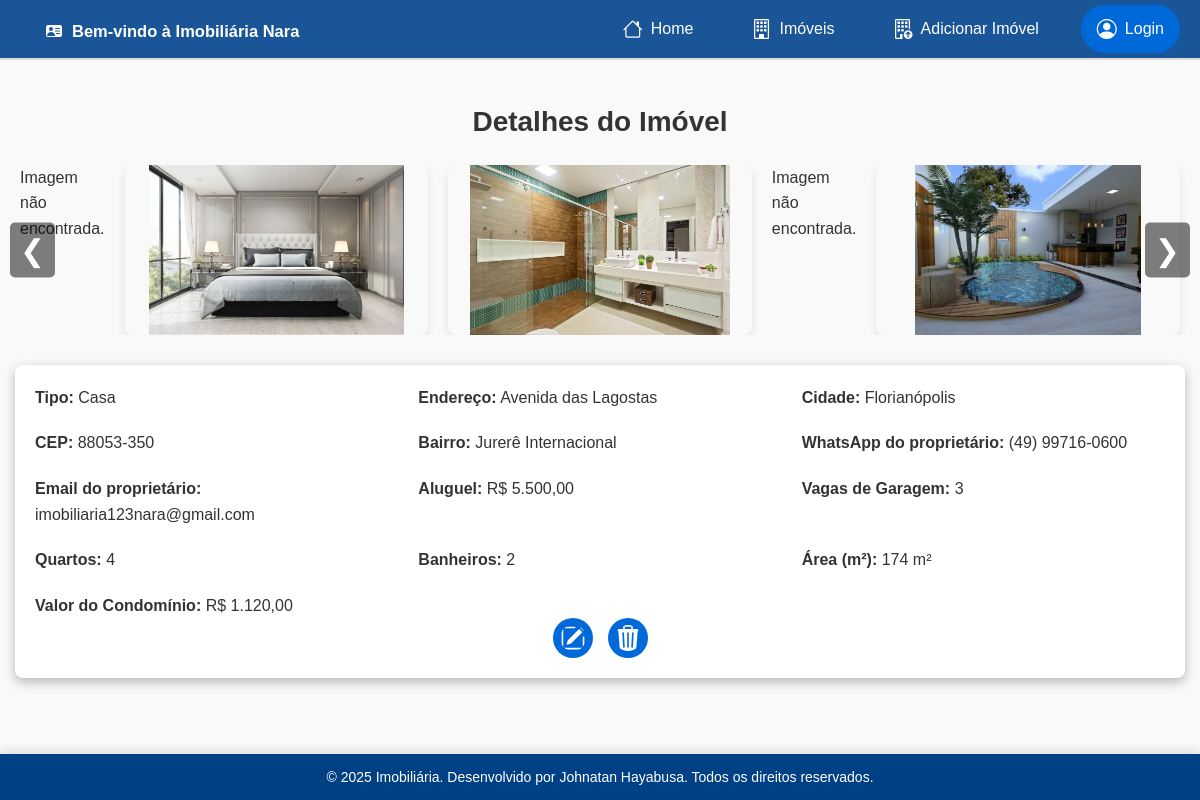
Page /pages/property_details.php?id=21 on the committed database.
### tables this page shows
CREATE TABLE `property` (
  `id` int(11) NOT NULL,
  `type` varchar(50) NOT NULL,
  `address` varchar(255) NOT NULL,
  `city` varchar(100) NOT NULL,
  `postal_code` varchar(10) NOT NULL,
  `neighborhood` varchar(100) NOT NULL,
  `owner_whatsapp` varchar(20) NOT NULL,
  `owner_email` varchar(100) NOT NULL,
  `property_status` varchar(50) NOT NULL,
  `rent_value` decimal(10,2) DEFAULT NULL,
  `sale_value` decimal(10,2) DEFAULT NULL,
  `garage_spaces` int(11) NOT NULL,
  `bedrooms` int(11) NOT NULL,
  `bathrooms` int(11) NOT NULL,
  `area` int(11) NOT NULL,
  `condominium` tinyint(1) NOT NULL DEFAULT 0,
  `condominium_value` decimal(10,2) DEFAULT NULL,
  `created_at` timestamp NOT NULL DEFAULT current_timestamp(),
  `images` text DEFAULT NULL,
  `user_id` int(11) NOT NULL
);

### pages/property_details.php (the view, shortened to what this page needs)
<?php
include('../includes/db.php');
include('../includes/header.php');
if (isset($_GET['id'])) {
    $property_id = $_GET['id'];
    $sql = "SELECT * FROM property WHERE id = :id";
    $stmt = $pdo->prepare($sql);
    $stmt->execute([':id' => $property_id]);
    $property = $stmt->fetch();
    if ($property) {
?>
        <!DOCTYPE html>
        <html lang="pt-br">
        <head>
            <link rel="stylesheet" href="../assets/css/global.css">
            <link rel="stylesheet" href="../assets/css/property_details.css">
        </head>
        <body>
            <main>
                <h1>Detalhes do Imóvel</h1>
                <div class="property-carousel">
                    <div class="carousel-container">
                        <?php
                        if (isset($property['images']) && !empty($property['images'])) {
                            $images = explode(',', $property['images']);
                            foreach ($images as $image) {
                                $imagePath = '../uploads/' . $image;
                                if (file_exists($imagePath)) {
                                    echo "<img src='$imagePath' alt='Imagem do Imóvel' class='carousel-image'>";
                                } else {
                                    echo "<p class='image-error'>Imagem não encontrada.</p>";
                                }
                            }
                        } else {
                            echo "<p class='image-error'>Imagens não disponíveis para este imóvel.</p>";
                        }
                        ?>
                    </div>
                    <button class="carousel-prev" onclick="moveSlide(-1)">&#10094;</button>
                    <button class="carousel-next" onclick="moveSlide(1)">&#10095;</button>
                </div>
                <form action="update_property.php" method="POST" id="propertyForm">
                    <div class="property-details">
                        <div class="details-grid">
                            <div><strong>Tipo:</strong> <span class="editable-field" data-field="type"><?= $property['type'] ?></span></div>
                            <div><strong>Endereço:</strong> <span class="editable-field" data-field="address"><?= $property['address'] ?></span></div>
                            <div><strong>Cidade:</strong> <span class="editable-field" data-field="city"><?= $property['city'] ?></span></div>
                            <div><strong>CEP:</strong> <span class="editable-field" data-field="postal_code"><?= $property['postal_code'] ?></span></div>
                            <div><strong>Bairro:</strong> <span class="editable-field" data-field="neighborhood"><?= $property['neighborhood'] ?></span></div>
                            <div><strong>WhatsApp do proprietário:</strong> <span class="editable-field" data-field="owner_whatsapp"><?= $property['owner_whatsapp'] ?></span></div>
                            <div><strong>Email do proprietário:</strong> <span class="editable-field" data-field="owner_email"><?= $property['owner_email'] ?></span></div>
                            <?php if ($property['property_status'] == 'aluguel'): ?>
                                <div><strong>Aluguel:</strong> R$ <span class="editable-field" data-field="rent_value"><?= number_format($property['rent_value'], 2, ',', '.') ?></span></div>
                            <?php elseif ($property['property_status'] == 'venda'): ?>
                                <div><strong>Valor de Venda:</strong> R$ <span class="editable-field" data-field="sale_value"><?= number_format($property['sale_value'], 2, ',', '.') ?></span></div>
                            <?php endif; ?>
                            <div><strong>Vagas de Garagem:</strong> <span class="editable-field" data-field="garage_spaces"><?= $property['garage_spaces'] ?></span></div>
                            <div><strong>Quartos:</strong> <span class="editable-field" data-field="bedrooms"><?= $property['bedrooms'] ?></span></div>
                            <div><strong>Banheiros:</strong> <span class="editable-field" data-field="bathrooms"><?= $property['bathrooms'] ?></span></div>
                            <div><strong>Área (m²):</strong> <span class="editable-field" data-field="area"><?= $property['area'] ?> m²</span></div>
                            <?php if ($property['condominium'] == 1): ?>
                                <div><strong>Valor do Condomínio:</strong> R$ <span class="editable-field" data-field="condominium_value"><?= number_format($property['condominium_value'], 2, ',', '.') ?></span></div>
                            <?php endif; ?>
                        </div>
                        <div class="buttons-controll">
                        </div>
                    </div>
                </form>
            </main>
    <?php
    } else {
        echo "<p>Imóvel não encontrado.</p>";
    }
} else {
    echo "<p>ID do imóvel não especificado.</p>";
}
include('../includes/footer.php');
    ?>
        </body>
        </html>

### assets/css/global.css (style rules this page uses)
* { margin: 0; padding: 0; box-sizing: border-box; font-family: Arial, sans-serif; }
:root { --primary-color: #1a5598; --secondary-color: #6C757D; --background-color: #F8F9FA; --text-color: #333; --border-radius: 5px; }
body { background-color: var(--background-color); color: var(--text-color); line-height: 1.6; display: flex; flex-direction: column; min-height: 100vh; }
main { flex: 1; }
button { background: var(--primary-color); color: white; padding: 10px 15px; border: none; border-radius: var(--border-radius); cursor: pointer; transition: 0.3s; }

### assets/css/property_details.css (style rules this page uses)
* { margin: 0; padding: 0; box-sizing: border-box; }
body { font-family: 'Arial', sans-serif; background-color: #f9f9f9; color: #333; line-height: 1.6; }
main h1 { font-size: 28px; text-align: center; margin-top: 40px; margin-bottom: 20px; color: #333; }
.property-carousel { position: relative; max-width: 100%; margin: 0 auto 30px; overflow: hidden; }
.carousel-container { display: flex; transition: transform 0.5s ease; gap: 20px; margin-left: 20px; margin-right: 20px; }
.carousel-image { width: 100%; height: 170px; object-fit: contain; max-width: 600px; border-radius: 8px; box-shadow: 0 4px 8px rgba(0, 0, 0, 0.1); }
.carousel-prev, .carousel-next { position: absolute; top: 50%; transform: translateY(-50%); font-size: 30px; color: #fff; background-color: rgba(0, 0, 0, 0.5); border: none; padding: 10px; cursor: pointer; z-index: 10; }
.carousel-prev { left: 10px; }
.carousel-next { right: 10px; }
.property-details { background-color: #fff; border-radius: 8px; padding: 20px; box-shadow: 0 4px 12px rgba(0, 0, 0, 0.274); margin: 0 15px; margin-bottom: 30px; margin-top: 30px; }
.property-details .details-grid { display: grid; grid-template-columns: repeat(3, 1fr); gap: 20px; }
.property-details .details-grid div { font-size: 16px; color: #333; }
.buttons-controll { display: flex; justify-content: center; align-items: center; gap: 15px; }
.buttons-controll svg { background-color: #0069d9; color: #fff; border-radius: 50%; padding: 7px; cursor: pointer; width: 40px; height: 40px; display: flex; justify-content: center; align-items: center; transition: background-color 0.2s ease, transform 0.3s ease; }
.edit-button, .close-button { cursor: pointer; }

### rows in the picture
property: type "Casa", address "Avenida das Lagostas", city "Florianópolis", postal_code "88053-350", neighborhood "Jurerê Internacional", owner_whatsapp "(49) 99716-0600", owner_email "imobiliaria123nara@gmail.com", rent_value "5.500,00", garage_spaces "3", bedrooms "4", bathrooms "2", area "174", condominium_value "1.120,00"

### other values in the picture
$mensagemSaudacao "Bem-vindo à Imobiliária Nara"
